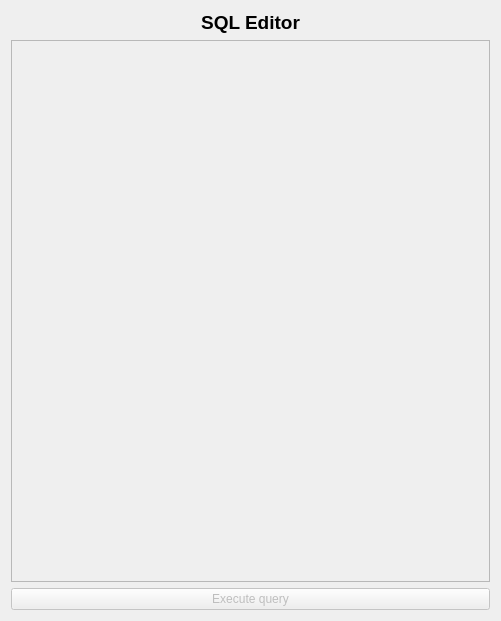
   <widget class="QWidget" name="verticalLayoutWidget_2">
    <property name="geometry">
     <rect>
      <x>1049</x>
      <y>-1</y>
      <width>501</width>
      <height>621</height>
     </rect>
    </property>
    <layout class="QVBoxLayout" name="verticalLayout_2">
     <item alignment="Qt::AlignVCenter">
      <widget class="QLabel" name="label_4">
       <property name="text">
        <string>&lt;html&gt;&lt;head/&gt;&lt;body&gt;&lt;p align=&quot;center&quot;&gt;&lt;span style=&quot; font-size:14pt; font-weight:600;&quot;&gt;SQL Editor&lt;/span&gt;&lt;/p&gt;&lt;/body&gt;&lt;/html&gt;</string>
       </property>
      </widget>
     </item>
     <item>
      <widget class="QTextEdit" name="queryEditor">
       <property name="enabled">
        <bool>false</bool>
       </property>
       <property name="toolTip">
        <string>You can use this editor to run queries on connected server/database</string>
       </property>
       <property name="styleSheet">
        <string notr="true">QTextEdit {
	font: 75 11pt &quot;Tibetan Machine Uni&quot;;
	selection-color: rgb(116, 203, 213);
	color: rgb(6, 83, 92);
}</string>
       </property>
      </widget>
     </item>
     <item>
      <widget class="QPushButton" name="executeButton">
       <property name="enabled">
        <bool>false</bool>
       </property>
       <property name="toolTip">
        <string>Execute the script above</string>
       </property>
       <property name="text">
        <string>Execute query</string>
       </property>
      </widget>
     </item>
    </layout>
   </widget>
